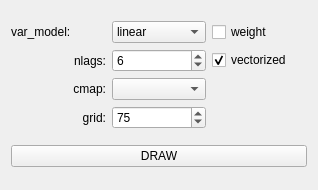
<?xml version="1.0" encoding="UTF-8"?>
<ui version="4.0">
 <class>DrawMapForm</class>
 <widget class="QWidget" name="DrawMapForm">
  <property name="geometry">
   <rect>
    <x>0</x>
    <y>0</y>
    <width>318</width>
    <height>190</height>
   </rect>
  </property>
  <property name="windowTitle">
   <string>Draw Map Form</string>
  </property>
  <layout class="QGridLayout" name="gridLayout_2">
   <item row="0" column="0">
    <layout class="QGridLayout" name="gridLayout">
     <item row="0" column="0">
      <widget class="QLabel" name="label_27">
       <property name="text">
        <string>var_model:</string>
       </property>
      </widget>
     </item>
     <item row="0" column="1">
      <widget class="QComboBox" name="comboBox_var_model">
       <item>
        <property name="text">
         <string>linear</string>
        </property>
       </item>
       <item>
        <property name="text">
         <string>power</string>
        </property>
       </item>
       <item>
        <property name="text">
         <string>gaussian</string>
        </property>
       </item>
       <item>
        <property name="text">
         <string>spherical</string>
        </property>
       </item>
       <item>
        <property name="text">
         <string>exponential</string>
        </property>
       </item>
      </widget>
     </item>
     <item row="0" column="2">
      <widget class="QCheckBox" name="checkBox_weight">
       <property name="toolTip">
        <string>Флаг, указывающий, следует ли при автоматическом расчете модели вариограммы более сильно взвешивать полувариантность с меньшими задержками. В настоящее время процедура жестко запрограммирована таким образом, что веса вычисляются на основе логистической функции, поэтому веса при малых задержках равны ~ 1, а веса при самых больших задержках равны ~ 0; центр логистического взвешивания жестко запрограммирован так, чтобы он находился на 70% расстояния от наименьшего запаздывания до самого большого. самое большое отставание. Установка этого параметра в значение True указывает на то, что будут применены веса. </string>
       </property>
       <property name="text">
        <string>weight</string>
       </property>
      </widget>
     </item>
     <item row="1" column="0">
      <widget class="QLabel" name="label_28">
       <property name="toolTip">
        <string>Количество ячеек усреднения для вариограммы</string>
       </property>
       <property name="text">
        <string>nlags:</string>
       </property>
       <property name="alignment">
        <set>Qt::AlignRight|Qt::AlignTrailing|Qt::AlignVCenter</set>
       </property>
      </widget>
     </item>
     <item row="1" column="1">
      <widget class="QSpinBox" name="spinBox_nlags">
       <property name="minimum">
        <number>1</number>
       </property>
       <property name="maximum">
        <number>1000</number>
       </property>
       <property name="value">
        <number>6</number>
       </property>
      </widget>
     </item>
     <item row="1" column="2">
      <widget class="QCheckBox" name="checkBox_vector">
       <property name="toolTip">
        <string>подход при кригинге</string>
       </property>
       <property name="text">
        <string>vectorized</string>
       </property>
       <property name="checked">
        <bool>true</bool>
       </property>
      </widget>
     </item>
     <item row="2" column="1">
      <widget class="QComboBox" name="comboBox_cmap"/>
     </item>
     <item row="3" column="1">
      <widget class="QSpinBox" name="spinBox_grid">
       <property name="toolTip">
        <string>Размер сетки</string>
       </property>
       <property name="minimum">
        <number>20</number>
       </property>
       <property name="maximum">
        <number>250</number>
       </property>
       <property name="value">
        <number>75</number>
       </property>
      </widget>
     </item>
     <item row="2" column="0">
      <widget class="QLabel" name="label">
       <property name="text">
        <string>cmap:</string>
       </property>
       <property name="alignment">
        <set>Qt::AlignRight|Qt::AlignTrailing|Qt::AlignVCenter</set>
       </property>
      </widget>
     </item>
     <item row="3" column="0">
      <widget class="QLabel" name="label_2">
       <property name="layoutDirection">
        <enum>Qt::LeftToRight</enum>
       </property>
       <property name="text">
        <string>grid:</string>
       </property>
       <property name="alignment">
        <set>Qt::AlignRight|Qt::AlignTrailing|Qt::AlignVCenter</set>
       </property>
      </widget>
     </item>
    </layout>
   </item>
   <item row="1" column="0">
    <widget class="QPushButton" name="pushButton_map">
     <property name="text">
      <string>DRAW</string>
     </property>
    </widget>
   </item>
  </layout>
 </widget>
 <resources/>
 <connections/>
</ui>
